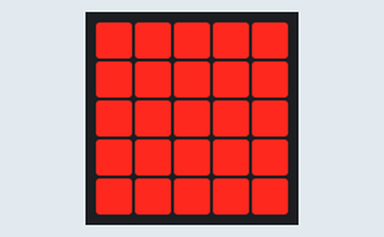
Bench run of a program on a simulated BBC micro:bit running MicroPython. Parts: the board's 5×5 LED display. What the program prints to the serial console is not drawn.

Above: at 0.1 s.

The program:

blink.py
```python
from microbit import *
DELAY = 200

class Display:
    def __init__(self):
        pass

    def _set_all(self, value):
        for x in range(0, 5):
            for y in range(0, 5):
                display.set_pixel(x, y, value)

    def blink(self, times, delay_ms):
        for x in range (0, times):
            print('loop')
            if x % 2 == 0:
                print('State on')
                self._set_all(9)
                sleep(delay_ms)
            else:
                self._set_all(0)
                print('State off')
                sleep(delay_ms)

        self._set_all(0)

while True:
    d = Display()
    d.blink(5, DELAY)
    sleep(DELAY)
```
